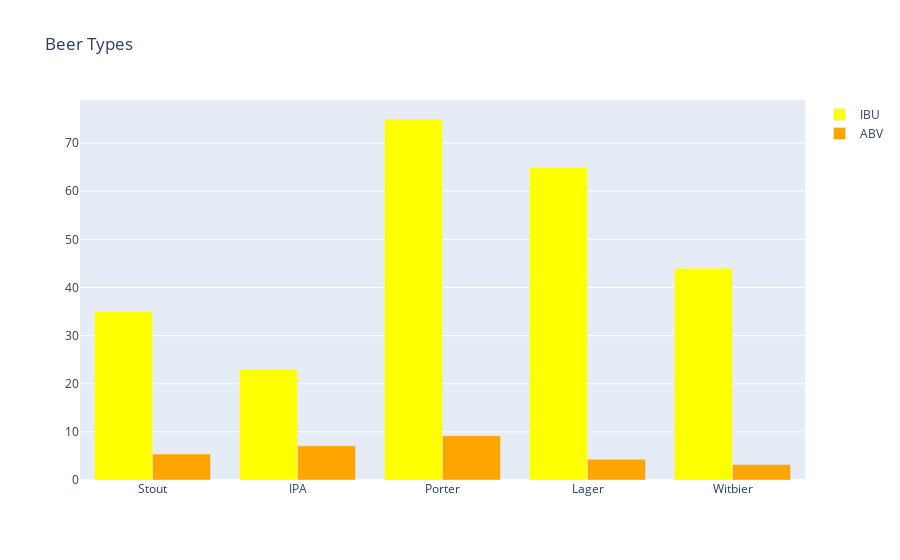

Write notebook code for a chart like this one.
### Code cell
beer_fig

### Figure 1 — Plotly figure (JSON) as saved in the notebook; plotly's stock layout.template omitted (floating-point values rounded to 4 significant figures)
{"data": [{"marker": {"color": "yellow"}, "name": "IBU", "type": "bar", "x": ["Stout", "IPA", "Porter", "Lager", "Witbier"], "y": [35, 23, 75, 65, 44]}, {"marker": {"color": "orange"}, "name": "ABV", "type": "bar", "x": ["Stout", "IPA", "Porter", "Lager", "Witbier"], "y": [5.4, 7.1, 9.2, 4.3, 3.2]}], "layout": {"barmode": "group", "title": {"text": "Beer Types"}}}
